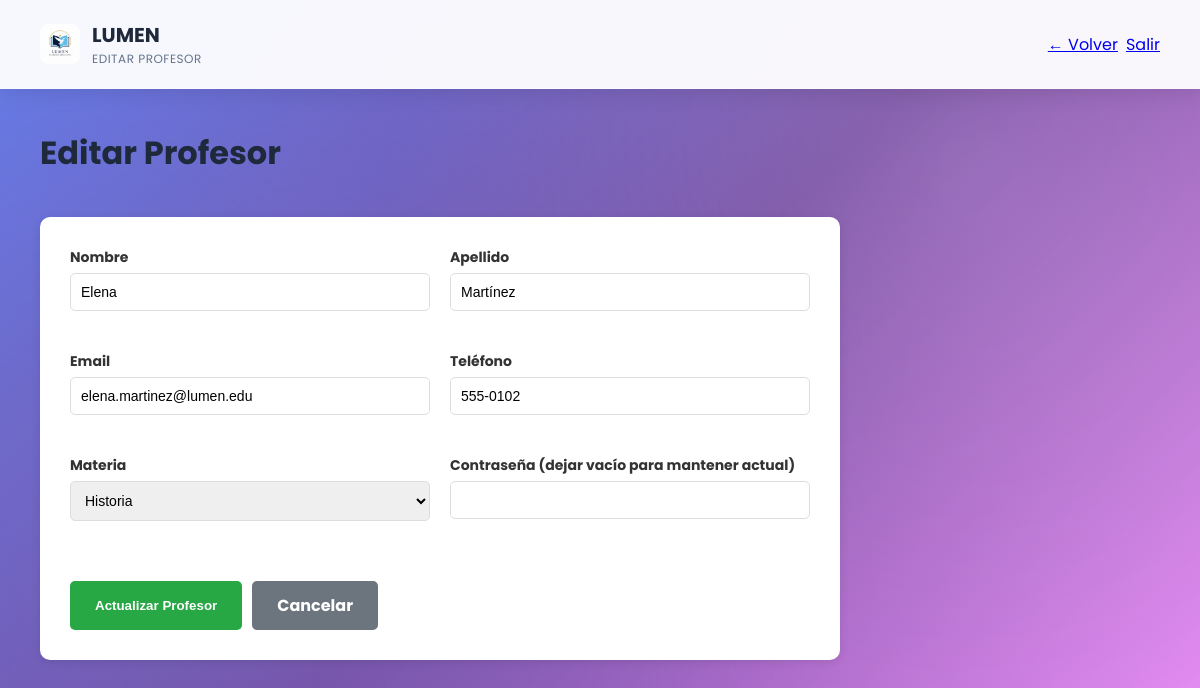
/admin-crear-profesor.php?id=2 (signed in), run on the app's committed database.
### tables this page shows
CREATE TABLE IF NOT EXISTS profesores (
    id INT AUTO_INCREMENT PRIMARY KEY,
    nombre VARCHAR(50) NOT NULL,
    apellido VARCHAR(50) NOT NULL,
    email VARCHAR(100) UNIQUE NOT NULL,
    materia VARCHAR(50) NOT NULL,
    telefono VARCHAR(20) NOT NULL,
    password VARCHAR(255) NOT NULL,
    fecha_registro TIMESTAMP DEFAULT CURRENT_TIMESTAMP
);

### admin-crear-profesor.php (the view, shortened to what this page needs)
<?php
require_once 'config.php';
$profesor = null;
$editing = false;
if (isset($_GET['id'])) {
    $editing = true;
    try {
        $stmt = $pdo->prepare("SELECT * FROM profesores WHERE id = ?");
        $stmt->execute([$_GET['id']]);
        $profesor = $stmt->fetch(PDO::FETCH_ASSOC);
    } catch(PDOException $e) {
        $stmt = $pdo->prepare("SELECT id, nombre, apellido, email, telefono FROM profesores WHERE id = ?");
        $stmt->execute([$_GET['id']]);
        $profesor = $stmt->fetch(PDO::FETCH_ASSOC);
        if($profesor) $profesor['materia'] = '';
    }
}
?>
<!DOCTYPE html>
<html lang="es">
<head>
    <link rel="stylesheet" href="admin-styles.css">
</head>
<body>
    <div class="header">
        <div class="logo">
            <img src="WhatsApp Image 2025-09-02 at 3.45.39 PM.jpeg" alt="Logo" style="width: 40px; height: 40px; border-radius: 8px; object-fit: cover;">
            <div>
                <div class="logo-title">LUMEN</div>
                <div class="logo-subtitle"><?= $editing ? 'EDITAR' : 'CREAR' ?> PROFESOR</div>
            </div>
        </div>
        <div class="user-nav">
            <a href="admin-profesores.php" class="btn-back">← Volver</a>
            <a href="logout.php" class="btn-logout">Salir</a>
        </div>
    </div>
    <div class="main-content">
        <div class="page-header">
            <h1><?= $editing ? 'Editar' : 'Crear Nuevo' ?> Profesor</h1>
        </div>
        <div class="form-container">
            <form method="POST" class="admin-form">
                <div class="form-row">
                    <div class="form-group">
                        <label for="nombre">Nombre</label>
                        <input type="text" id="nombre" name="nombre" value="<?= $profesor ? htmlspecialchars($profesor['nombre']) : '' ?>" required>
                    </div>
                    <div class="form-group">
                        <label for="apellido">Apellido</label>
                        <input type="text" id="apellido" name="apellido" value="<?= $profesor ? htmlspecialchars($profesor['apellido']) : '' ?>" required>
                    </div>
                </div>
                <div class="form-row">
                    <div class="form-group">
                        <label for="email">Email</label>
                        <input type="email" id="email" name="email" value="<?= $profesor ? htmlspecialchars($profesor['email']) : '' ?>" required>
                    </div>
                    <div class="form-group">
                        <label for="telefono">Teléfono</label>
                        <input type="tel" id="telefono" name="telefono" value="<?= $profesor ? htmlspecialchars($profesor['telefono']) : '' ?>" required>
                    </div>
                </div>
                <div class="form-row">
                    <div class="form-group">
                        <label for="materia">Materia</label>
                        <select id="materia" name="materia" required>
                            <option value="Historia" <?= ($profesor && $profesor['materia'] === 'Historia') ? 'selected' : '' ?>>Historia</option>
                        </select>
                    </div>
                    <div class="form-group">
                        <label for="password">Contraseña <?= $editing ? '(dejar vacío para mantener actual)' : '' ?></label>
                        <input type="password" id="password" name="password" <?= !$editing ? 'required' : '' ?>>
                    </div>
                </div>
                <div class="form-actions">
                    <button type="submit" class="btn-success"><?= $editing ? 'Actualizar' : 'Crear' ?> Profesor</button>
                    <a href="admin-profesores.php" class="btn-secondary">Cancelar</a>
                </div>
            </form>
        </div>
    </div>
</body>
</html>

### admin-styles.css (style rules this page uses)
* { margin: 0; padding: 0; box-sizing: border-box; }
body { font-family: 'Poppins', sans-serif; background: linear-gradient(135deg, #667eea 0%, #764ba2 50%, #f093fb 100%); color: #1e293b; min-height: 100vh; position: relative; overflow-x: hidden; }
body::before { content: ''; position: fixed; top: 0; left: 0; width: 100%; height: 100%; background: radial-gradient(circle at 20% 80%, rgba(120, 119, 198, 0.3) 0%, transparent 50%), radial-gradient(circle at 80% 20%, rgba(255, 255, 255, 0.15) 0%, transparent 50%), radial-gradient(circle at 40% 40%, rgba(120, 119, 198, 0.15) 0%, transparent 50%); pointer-events: none; z-index: -1; }
.header { background: rgba(255, 255, 255, 0.95); backdrop-filter: blur(10px); padding: 20px 40px; display: flex; justify-content: space-between; align-items: center; border-bottom: 1px solid rgba(255, 255, 255, 0.2); box-shadow: 0 4px 20px rgba(0,0,0,0.1); }
.logo { display: flex; align-items: center; gap: 12px; }
.logo-title { font-size: 20px; font-weight: 700; color: #1e293b; }
.logo-subtitle { font-size: 12px; color: #64748b; text-transform: uppercase; letter-spacing: 0.5px; }
.user-nav { display: flex; gap: 8px; }
.main-content { padding: 40px; max-width: 1400px; margin: 0 auto; }
.page-header { margin-bottom: 40px; }
.page-header h1 { font-size: 32px; font-weight: 700; color: #1e293b; margin-bottom: 8px; }
.form-group { margin-bottom: 20px; }
.form-group label { display: block; margin-bottom: 8px; font-weight: 500; color: #374151; font-size: 14px; }
.btn-success { background: linear-gradient(45deg, #56ab2f, #a8e6cf); color: white; }

### admin-crear-profesor.php (style rules this page uses)
.form-container { background: white; padding: 30px; border-radius: 10px; box-shadow: 0 2px 10px rgba(0,0,0,0.1); margin-top: 20px; max-width: 800px; }
.admin-form { display: flex; flex-direction: column; gap: 20px; }
.form-row { display: grid; grid-template-columns: 1fr 1fr; gap: 20px; }
.form-group { display: flex; flex-direction: column; }
.form-group label { margin-bottom: 5px; font-weight: bold; color: #333; }
.form-group input, .form-group select { padding: 10px; border: 1px solid #ddd; border-radius: 5px; font-size: 14px; }
.form-actions { display: flex; gap: 10px; margin-top: 20px; }
.btn-success, .btn-secondary { padding: 12px 25px; border: none; border-radius: 5px; font-weight: bold; text-decoration: none; cursor: pointer; transition: all 0.3s; }
.btn-success { background: #28a745; color: white; }
.btn-secondary { background: #6c757d; color: white; }

### data on the page
profesores: nombre "Elena", apellido "Martínez", email "elena.martinez@lumen.edu", telefono "555-0102", materia "Historia"
